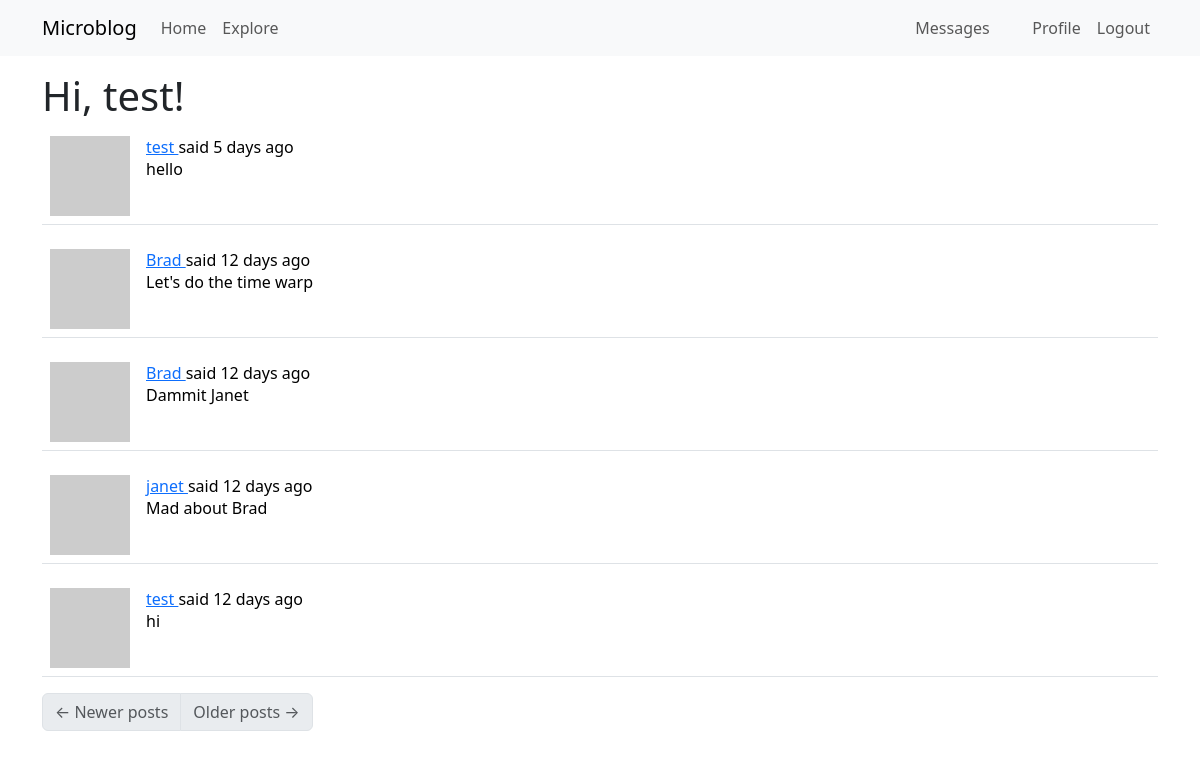
Page /auth/explore (signed in) on the committed database.
### app/models.py (models this page shows, shortened)
class User(UserMixin, db.Model):
    id: so.Mapped[int] = so.mapped_column(primary_key=True)
    username: so.Mapped[str] = so.mapped_column(sa.String(64), index=True,
                                                unique=True)
    email: so.Mapped[str] = so.mapped_column(sa.String(120), index=True,
                                             unique=True)
    password_hash: so.Mapped[Optional[str]] = so.mapped_column(sa.String(256))
    posts: so.WriteOnlyMapped['Post'] = so.relationship(
        back_populates='author')
    about_me: so.Mapped[Optional[str]] = so.mapped_column(sa.String(140))
    last_seen: so.Mapped[Optional[datetime]] = so.mapped_column(
        default=lambda: datetime.now(timezone.utc))
    following: so.WriteOnlyMapped['User'] = so.relationship(
        secondary=followers, primaryjoin=(followers.c.follower_id == id),
        secondaryjoin=(followers.c.followed_id == id),
        back_populates='followers')
    followers: so.WriteOnlyMapped['User'] = so.relationship(
        secondary=followers, primaryjoin=(followers.c.followed_id == id),
        secondaryjoin=(followers.c.follower_id == id),
        back_populates='following')
    messages_sent: so.WriteOnlyMapped['Message'] = so.relationship(
        foreign_keys='Message.sender_id', back_populates='author')
    messages_received: so.WriteOnlyMapped['Message'] = so.relationship(
        foreign_keys='Message.recipient_id', back_populates='recipient')
    last_message_read_time: so.Mapped[Optional[datetime]]
    notifications: so.WriteOnlyMapped['Notification'] = so.relationship(
        back_populates='user')
    def avatar(self, size):
        digest = md5(self.email.lower().encode('utf-8')).hexdigest()
        return f'https://www.gravatar.com/avatar/{digest}?d=identicon&s={size}'
    def unread_message_count(self):
        last_read_time = self.last_message_read_time or datetime(1900, 1, 1)
        query = sa.select(Message).where(Message.recipient == self,
                                         Message.timestamp > last_read_time)
        return db.session.scalar(sa.select(sa.func.count()).select_from(
            query.subquery()))

class SearchableMixin(object):
    @classmethod
    def before_commit(cls, session):
        session._changes = {
            'add': list(session.new),
            'update': list(session.dirty),
            'delete': list(session.deleted)
        }
    @classmethod
    def after_commit(cls, session):
        for obj in session._changes['add']:
            if isinstance(obj, SearchableMixin):
                add_to_index(obj.__tablename__, obj)
        for obj in session._changes['update']:
            if isinstance(obj, SearchableMixin):
                add_to_index(obj.__tablename__, obj)
        for obj in session._changes['delete']:
            if isinstance(obj, SearchableMixin):
                remove_from_index(obj.__tablename__, obj)
        session._changes = None

class Post(SearchableMixin, db.Model):
    __searchable__ = ['body']
    id: so.Mapped[int] = so.mapped_column(primary_key=True)
    body: so.Mapped[str] = so.mapped_column(sa.String(140))
    timestamp: so.Mapped[datetime] = so.mapped_column(
        index=True, default=lambda: datetime.now(timezone.utc))
    user_id: so.Mapped[int] = so.mapped_column(sa.ForeignKey(User.id),
                                               index=True)
    author: so.Mapped[User] = so.relationship(back_populates='posts')
    language: so.Mapped[Optional[str]] = so.mapped_column(sa.String(5))

### app/auth/routes.py (the view)
@bp.route('/explore')
@login_required
def explore():
    page = request.args.get('page', 1, type=int)
    query = sa.select(Post).order_by(Post.timestamp.desc())
    posts = db.paginate(query, page=page,
                        per_page=current_app.config['POSTS_PER_PAGE'], error_out=False)
    next_url = url_for('auth.explore', page=posts.next_num) \
        if posts.has_next else None
    prev_url = url_for('auth.explore', page=posts.prev_num) \
        if posts.has_prev else None
    return render_template("index.html", title='Explore', posts=posts.items,
                           next_url=next_url, prev_url=prev_url)

### app/auth/routes.py (called while the page is built)
@bp.before_request
def before_request():
    if current_user.is_authenticated:
        current_user.last_seen = datetime.now(timezone.utc)
        db.session.commit()
    g.locale = str(get_locale())

### app/models.py (called while the page is built)
@login.user_loader
def load_user(id):
    return db.session.get(User, int(id))

### app/templates/index.html (shortened to what this page needs)
{% extends "base.html" %}
{% block content %}
    <h1>{{ _('Hi, %(username)s!', username=current_user.username) }}</h1>
    {% for post in posts %}
        {% include '_post.html' %}
    {% endfor %}
    <nav aria-label="Post navigation">
        <ul class="pagination">
            <li class="page-item{% if not prev_url %} disabled{% endif %}">
                <a class="page-link" href="{{ prev_url }}">
                    <span aria-hidden="true">&larr;</span> Newer posts
                </a>
            </li>
            <li class="page-item{% if not next_url %} disabled{% endif %}">
                <a class="page-link" href="{{ next_url }}">
                    Older posts <span aria-hidden="true">&rarr;</span>
                </a>
            </li>
        </ul>
    </nav>
{% endblock %}

### app/templates/_post.html (shortened to what this page needs)
<table class="table table-hover">
    <tr>
        <td width="70px">
            <a href="{{ url_for('auth.user', username=post.author.username) }}">
                <img src="{{ post.author.avatar(70) }}" />
            </a>
        </td>
        <td>
            {{ _('%(username)s said %(when)s',
                username=user_link, when=moment(post.timestamp).fromNow()) }}
            <br>
            <span id="post{{ post.id }}">{{ post.body }}</span>
        </td>
    </tr>
</table>

### rows in the picture
Post: body "hello"
Post: body "Let's do the time warp"
Post: body "Dammit Janet"
Post: body "Mad about Brad"
Post: body "hi"
